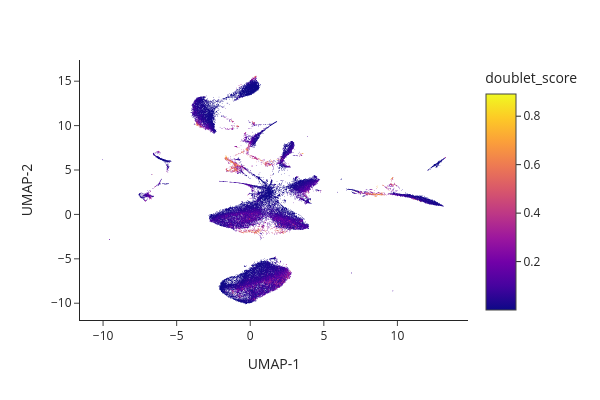

Notebook code cell kept with this figure:
### Code cell
snap.pl.umap(query,color='doublet_score',use_rep='X_umap_tile')

### Figure 1 — Plotly figure (JSON) as saved in the notebook; plotly's stock layout.template omitted (floating-point values rounded to 4 significant figures; data arrays with more than 128 entries replaced by an {"elided": "..."} marker saying what was removed)
{"data": [{"hovertemplate": "UMAP-1=%{x}<br>UMAP-2=%{y}<br>doublet_score=%{marker.color}<extra></extra>", "legendgroup": "", "marker": {"color": {"elided": "72463 float values"}, "coloraxis": "coloraxis", "opacity": 1, "size": 0.7196, "symbol": "circle"}, "mode": "markers", "name": "", "showlegend": false, "type": "scattergl", "x": {"elided": "72463 float values"}, "xaxis": "x", "y": {"elided": "72463 float values"}, "yaxis": "y"}], "layout": {"coloraxis": {"colorbar": {"title": {"text": "doublet_score"}}, "colorscale": [[0, "#0d0887"], [0.1111, "#46039f"], [0.2222, "#7201a8"], [0.3333, "#9c179e"], [0.4444, "#bd3786"], [0.5556, "#d8576b"], [0.6667, "#ed7953"], [0.7778, "#fb9f3a"], [0.8889, "#fdca26"], [1, "#f0f921"]]}, "height": 400, "legend": {"itemsizing": "constant", "tracegroupgap": 0}, "margin": {"t": 60}, "width": 600, "xaxis": {"anchor": "y", "domain": [0, 1], "title": {"text": "UMAP-1"}}, "yaxis": {"anchor": "x", "domain": [0, 1], "title": {"text": "UMAP-2"}}}}
